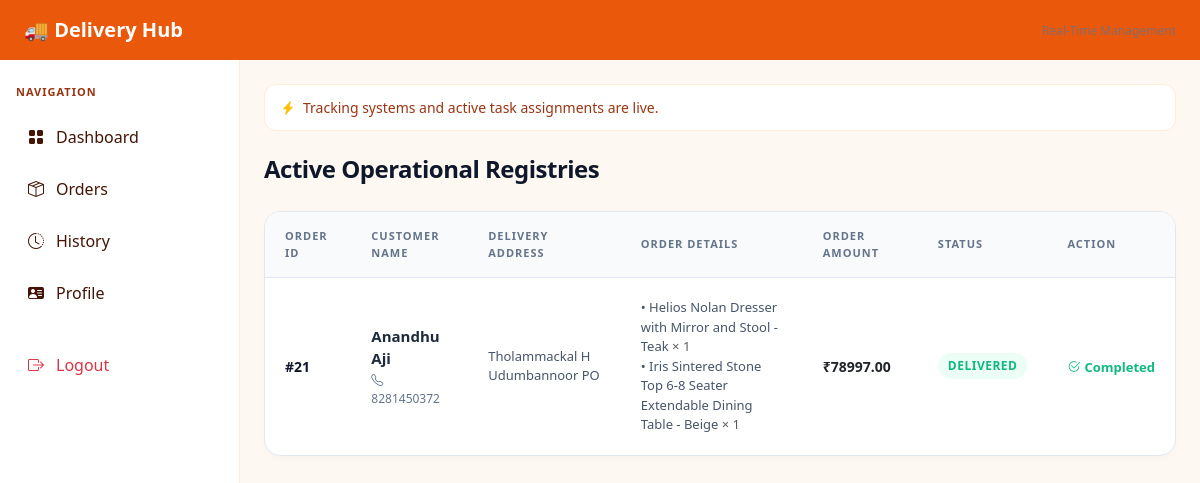
The page /delivery/delivery-orders/ (signed in) on the database as committed earlier.
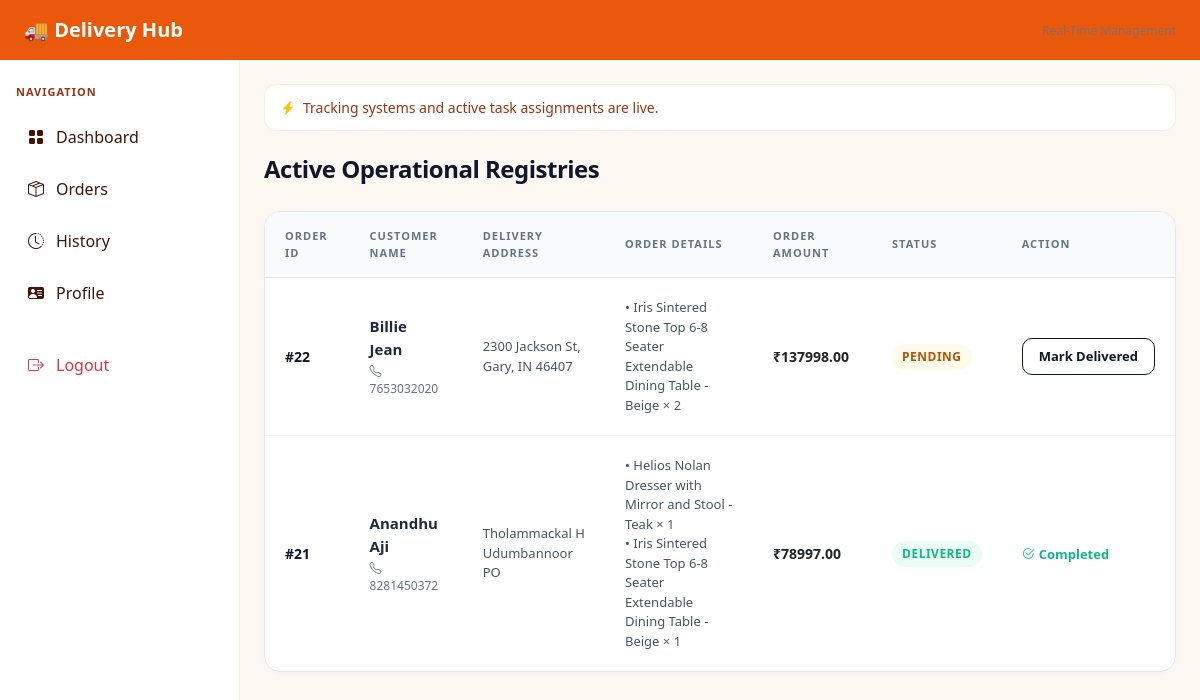
The same page on the database as committed later.
### customerApp/models.py (models this page shows)
class Order(models.Model):
    order_id = models.AutoField(primary_key=True)
    customer = models.ForeignKey('guestApp.Customer', on_delete=models.CASCADE)
    total_amount = models.DecimalField(max_digits=10, decimal_places=2)
    order_date = models.DateTimeField(auto_now_add=True)
    status = models.CharField(max_length=50, default="Pending")

class OrderItem(models.Model):
    order_item_id = models.AutoField(primary_key=True)  # explicit id
    order = models.ForeignKey(Order, on_delete=models.CASCADE)
    product = models.ForeignKey('adminApp.Product', on_delete=models.CASCADE)
    quantity = models.IntegerField()
    price = models.DecimalField(max_digits=10, decimal_places=2)

### guestApp/models.py (models this page shows)
class Customer(models.Model):
    loginId = models.ForeignKey('LoginDetails', on_delete=models.CASCADE)
    name = models.CharField(max_length=200)
    phone = models.CharField(max_length=15)
    email = models.EmailField()
    district = models.ForeignKey('adminApp.District',on_delete=models.CASCADE,null=True,blank=True)
    address = models.TextField(max_length=500, null=True, blank=True)
    location = models.TextField(max_length=500, null=True, blank=True)
    pincode = models.CharField(max_length=10, null=True, blank=True)
    username = models.CharField(max_length=100, unique=True)
    password = models.CharField(max_length=100)

### adminApp/models.py (models this page shows)
class Product(models.Model):
    ProductId = models.AutoField(primary_key=True)
    ProductName = models.CharField(max_length=200)
    ProductDescription = models.TextField()
    ProductImage = models.ImageField(upload_to='products/', null=True, blank=True)
    ProductPrice = models.DecimalField(max_digits=10, decimal_places=2)
    stock = models.IntegerField(default=0)
    category = models.ForeignKey(Category, on_delete=models.CASCADE, related_name='products')

### deliveryboyApp/views.py (the view)
def deliveryOrders(request):
    paid_orders = Order.objects.filter(payment__status="Paid").distinct().order_by('-order_id')
    return render(request, 'deliveryboy/orders.html', {
        'paid_orders': paid_orders
    })

### templates/deliveryboy/orders.html (shortened to what this page needs)
{% extends "deliveryboyHeaderFooter.html" %}
{% block content %}
<div class="title">Active Operational Registries</div>
<div class="box">
<table>
    <thead>
        <tr>
            <th>Order ID</th>
            <th>Customer Name</th>
            <th>Delivery Address</th>
            <th>Order Details</th>
            <th>Order Amount</th>
            <th>Status</th>
            <th>Action</th>
        </tr>
    </thead>
    <tbody>
        {% for o in paid_orders %}
        <tr>
            <td class="id">#{{ o.order_id }}</td>
            <td>
                <div class="customer">{{ o.customer.name }}</div>
                <div class="small"><i class="bi bi-telephone me-1"></i>{{ o.customer.phone }}</div>
            </td>
            <td class="address">{{ o.customer.address }}</td>
            <td class="products">
                {% for item in o.orderitem_set.all %}
                    • {{ item.product.ProductName }} <span class="text-muted">× {{ item.quantity }}</span><br>
                {% endfor %}
            </td>
            <td class="fw-bold text-dark">₹{{ o.total_amount }}</td>
            <td>
                {% if o.status == "Delivered" %}
                    <span class="status delivered">Delivered</span>
                {% else %}
                    <span class="status pending">{{ o.status }}</span>
                {% endif %}
            </td>
            <td>
                {% if o.status != "Delivered" %}
                    <a href="{% url 'markdelivered' o.order_id %}" class="btnx">
                        Mark Delivered
                    </a>
                {% else %}
                    <span class="done"><i class="bi bi-check2-circle"></i> Completed</span>
                {% endif %}
            </td>
        </tr>
        {% endfor %}
    </tbody>
</table>
</div>
{% endblock %}

Rows that differ between the two databases and show on the page:
added Order: order_id "22", customer.name "Billie Jean", customer.phone "7653032020", customer.address "2300 Jackson St, Gary, IN 46407", total_amount "137998.00", status "PENDING", shows "Mark Delivered"
added OrderItem: product.ProductName "Iris Sintered Stone Top 6-8 Seater Extendable Dining Table - Beige", quantity "2", shown under "22"
